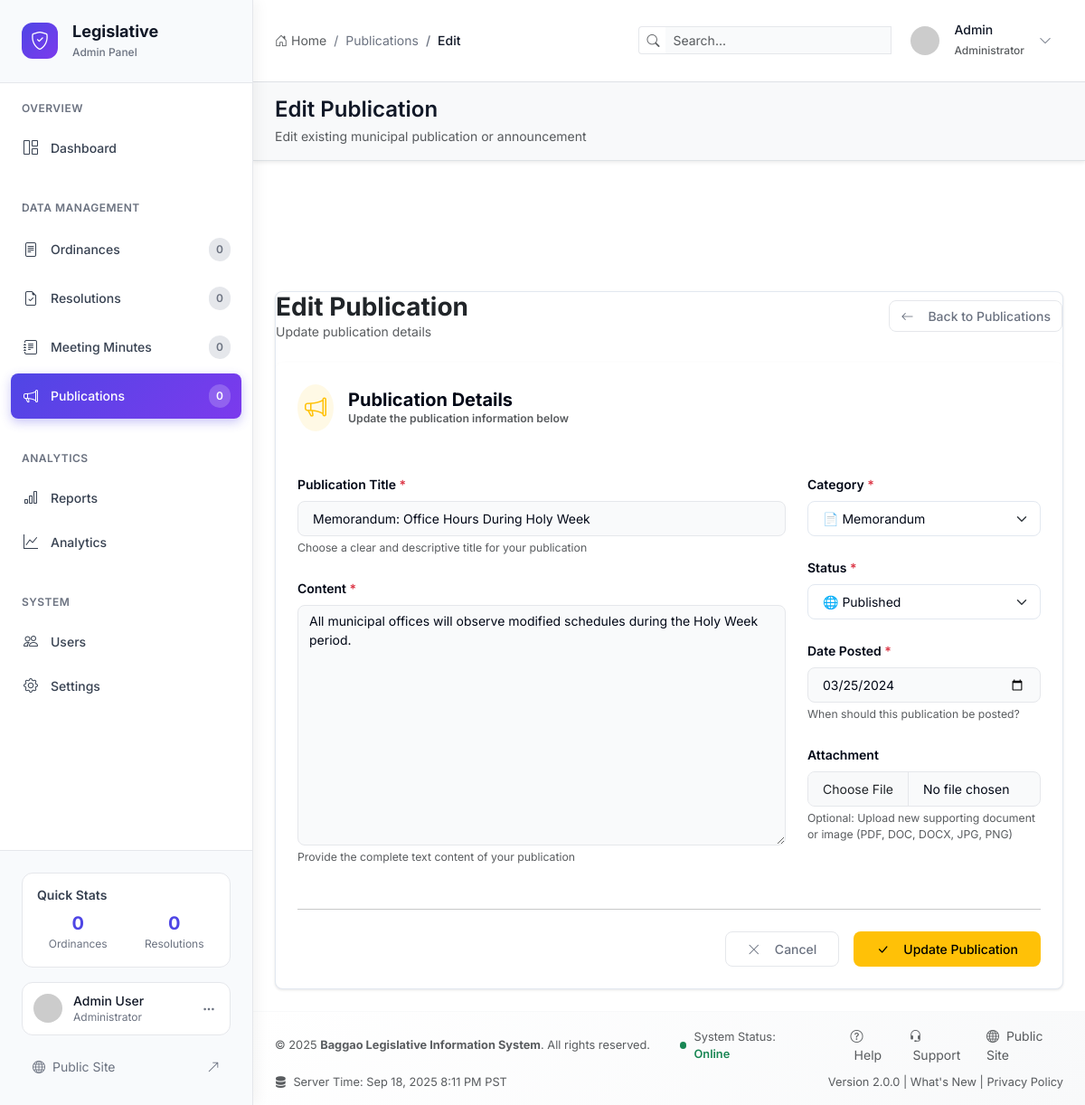
Page /admin/edit_publication/3 (signed in) on the committed database.
### tables this page shows
CREATE TABLE `publications` (
  `id` int(11) NOT NULL,
  `title` varchar(255) NOT NULL,
  `content` text NOT NULL,
  `category` enum('memo','announcement','legislative_update','notice') NOT NULL,
  `date_posted` date NOT NULL,
  `file_path` varchar(255) DEFAULT NULL,
  `status` enum('published','draft') DEFAULT 'published',
  `created_by` int(11) NOT NULL,
  `created_at` timestamp NOT NULL DEFAULT current_timestamp(),
  `updated_at` timestamp NOT NULL DEFAULT current_timestamp() ON UPDATE current_timestamp()
);

### core/Controller.php (called while the page is built, shortened)
<?php
class Controller {
    protected function loadAdminView($view, $data = []) {
        extract($data);
        include "views/{$view}.php";
    }
}
?>

### controllers/AdminController.php (called while the page is built, shortened)
<?php
class AdminController extends Controller {
    public function edit_publication($id = null) {
        $publicationModel = new Publication();
        $publication = $publicationModel->findById($id);
        $data = ['publication' => $publication];
        $this->loadAdminView('admin/edit_publication', $data);
    }
}
?>

### core/Model.php (called while the page is built, shortened)
<?php
class Model {
    protected $db;
    protected $table;
    public function __construct() {
        $database = new Database();
        $this->db = $database->getConnection();
    }
    public function findById($id) {
        $stmt = $this->db->prepare("SELECT * FROM {$this->table} WHERE id = ?");
        $stmt->execute([$id]);
        return $stmt->fetch();
    }
}
?>

### config/database.php (called while the page is built, shortened)
<?php
class Database {
    private $host = DB_HOST;
    private $db_name = DB_NAME;
    private $username = DB_USER;
    private $password = DB_PASS;
    private $conn = null;
    public function getConnection() {
        if ($this->conn === null) {
            try {
                $this->conn = new PDO(
                    "mysql:host=" . $this->host . ";dbname=" . $this->db_name,
                    $this->username,
                    $this->password,
                    array(
                        PDO::ATTR_ERRMODE => PDO::ERRMODE_EXCEPTION,
                        PDO::ATTR_DEFAULT_FETCH_MODE => PDO::FETCH_ASSOC,
                        PDO::MYSQL_ATTR_INIT_COMMAND => "SET NAMES utf8"
                    )
                );
            } catch(PDOException $exception) {
                echo "Connection error: " . $exception->getMessage();
                die();
            }
        }
        return $this->conn;
    }
}
?>

### views/admin/edit_publication.php (the view, shortened to what this page needs)
<div class="d-flex justify-content-between align-items-center mb-4">
    <div>
        <h1 class="h3 mb-0 fw-bold text-dark">Edit Publication</h1>
        <p class="text-muted mb-0">Update publication details</p>
    </div>
    <a href="<?= BASE_URL ?>admin/publications" class="btn btn-outline-secondary">
        <i class="bi bi-arrow-left me-2"></i>Back to Publications
    </a>
</div>
<div class="card border-0 shadow-sm">
    <div class="card-header bg-white border-bottom-0 py-4">
        <div class="d-flex align-items-center">
            <div class="bg-warning bg-opacity-10 rounded-circle p-2 me-3">
                <i class="bi bi-megaphone text-warning fs-4"></i>
            </div>
            <div>
                <h5 class="card-title mb-0 fw-bold">Publication Details</h5>
                <p class="text-muted small mb-0">Update the publication information below</p>
            </div>
        </div>
    </div>
    <div class="card-body p-4">
        <form action="<?= BASE_URL ?>admin/edit_publication/<?= $publication['id'] ?>" method="POST" enctype="multipart/form-data">
            <div class="row">
                <div class="col-lg-8">
                    <div class="mb-4">
                        <label for="title" class="form-label fw-semibold">Publication Title <span class="text-danger">*</span></label>
                        <input type="text" class="form-control form-control-lg" id="title" name="title"
                               value="<?= htmlspecialchars($publication['title']) ?>" required>
                        <div class="form-text">Choose a clear and descriptive title for your publication</div>
                    </div>
                    <div class="mb-4">
                        <label for="content" class="form-label fw-semibold">Content <span class="text-danger">*</span></label>
                        <textarea class="form-control" id="content" name="content" rows="12" required><?= htmlspecialchars($publication['content']) ?></textarea>
                        <div class="form-text">Provide the complete text content of your publication</div>
                    </div>
                </div>
                <div class="col-lg-4">
                    <div class="mb-4">
                        <label for="category" class="form-label fw-semibold">Category <span class="text-danger">*</span></label>
                        <select class="form-select form-select-lg" id="category" name="category" required>
                            <option value="memo" <?= ($publication['category'] == 'memo') ? 'selected' : '' ?>>📄 Memorandum</option>
                        </select>
                    </div>
                    <div class="mb-4">
                        <label for="status" class="form-label fw-semibold">Status <span class="text-danger">*</span></label>
                        <select class="form-select form-select-lg" id="status" name="status" required>
                            <option value="published" <?= ($publication['status'] == 'published') ? 'selected' : '' ?>>🌐 Published</option>
                        </select>
                    </div>
                    <div class="mb-4">
                        <label for="date_posted" class="form-label fw-semibold">Date Posted <span class="text-danger">*</span></label>
                        <input type="date" class="form-control form-control-lg" id="date_posted" name="date_posted"
                               value="<?= $publication['date_posted'] ?>" required>
                        <div class="form-text">When should this publication be posted?</div>
                    </div>
                    <div class="mb-4">
                        <label for="file" class="form-label fw-semibold">Attachment</label>
                        <input type="file" class="form-control form-control-lg" id="file" name="file"
                               accept=".pdf,.doc,.docx,.jpg,.jpeg,.png">
                        <div class="form-text">
                            Optional: Upload new supporting document or image (PDF, DOC, DOCX, JPG, PNG)
                        </div>
                    </div>
                </div>
            </div>
            <div class="row">
                <div class="col-12">
                    <hr class="my-4">
                    <div class="d-flex justify-content-end gap-3">
                        <a href="<?= BASE_URL ?>admin/publications" class="btn btn-outline-secondary btn-lg px-4">
                            <i class="bi bi-x-lg me-2"></i>Cancel
                        </a>
                        <button type="submit" class="btn btn-warning btn-lg px-4">
                            <i class="bi bi-check-lg me-2"></i>Update Publication
                        </button>
                    </div>
                </div>
            </div>
        </form>
    </div>
</div>
<?php
include __DIR__ . '/layout.php';
?>

### views/admin/layout.php (style rules this page uses)
:root { --background: 0 0% 100%; --foreground: 222.2 84% 4.9%; --card: 0 0% 100%; --card-foreground: 222.2 84% 4.9%; --popover: 0 0% 100%; --popover-foreground: 222.2 84% 4.9%; --primary: 221.2 83.2% 53.3%; --primary-foreground: 210 40% 98%; --secondary: 210 40% 96%; --secondary-foreground: 222.2 84% 4.9%; --muted: 248 50% 98%; --muted-foreground: 215.4 16.3% 46.9%; --accent: 210 40% 96%; --accent-foreground: 222.2 84% 4.9%; --destructive: 0 84.2% 60.2%; --destructive-foreground: 210 40% 98%; --border: 214.3 31.8% 91.4%; --input: 214.3 31.8% 91.4%; --ring: 221.2 83.2% 53.3%; --radius: 0.5rem; --sidebar-width: 280px; --header-height: 120px; --content-padding: 1.5rem; --table-bg: 0 0% 100%; --table-border: 214.3 31.8% 91.4%; --table-header-bg: 248 50% 98%; --table-row-hover: 248 50% 98%; --table-selected: 214 95% 93%; }
* { box-sizing: border-box; }
body { margin: 0; padding: 0; background-color: #ffffff; color: hsl(var(--foreground)); font-family: 'Inter', -apple-system, BlinkMacSystemFont, 'Segoe UI', Roboto, sans-serif; font-size: 14px; line-height: 1.5; overflow-x: hidden; }
.form-control, .form-select { border: 1px solid hsl(var(--border)); border-radius: var(--radius); background-color: hsl(var(--background)); color: hsl(var(--foreground)); font-size: 0.875rem; transition: all 0.2s ease; }
.form-label { font-weight: 500; color: hsl(var(--foreground)); margin-bottom: 0.5rem; }
.btn { border-radius: var(--radius); font-weight: 500; font-size: 0.875rem; transition: all 0.2s ease; border: 1px solid transparent; display: inline-flex; align-items: center; gap: 0.5rem; white-space: nowrap; }
.btn-outline-secondary { background-color: transparent; color: hsl(var(--muted-foreground)); border-color: hsl(var(--border)); }
.card { background-color: hsl(var(--card)); border: 1px solid hsl(var(--border)); border-radius: var(--radius); box-shadow: 0 1px 3px rgba(0, 0, 0, 0.1); overflow: hidden; }
.card-header { background-color: hsl(var(--muted)); border-bottom: 1px solid hsl(var(--border)); padding: 1rem 1.5rem; font-weight: 600; color: hsl(var(--foreground)); }
.card-body { padding: 1.5rem; }

### views/admin/partials/header.php (style rules this page uses)
.form-control { border: 1px solid #e5e7eb; border-radius: 0.5rem; background: #f9fafb; transition: all 0.2s ease; }
.btn-outline-secondary { border-color: #e5e7eb; color: #6b7280; background: #ffffff; }

### rows in the picture
publications: title "Memorandum: Office Hours During Holy Week", content "All municipal offices will observe modified schedules during the Holy Week period.", category "📄 Memorandum", status "🌐 Published", date_posted "03/25/2024"

### other values in the picture
$crumb['title'] "Publications"
$crumb['title'] "Edit"
$page_title "Edit Publication"
$page_description "Edit existing municipal publication or announcement"
